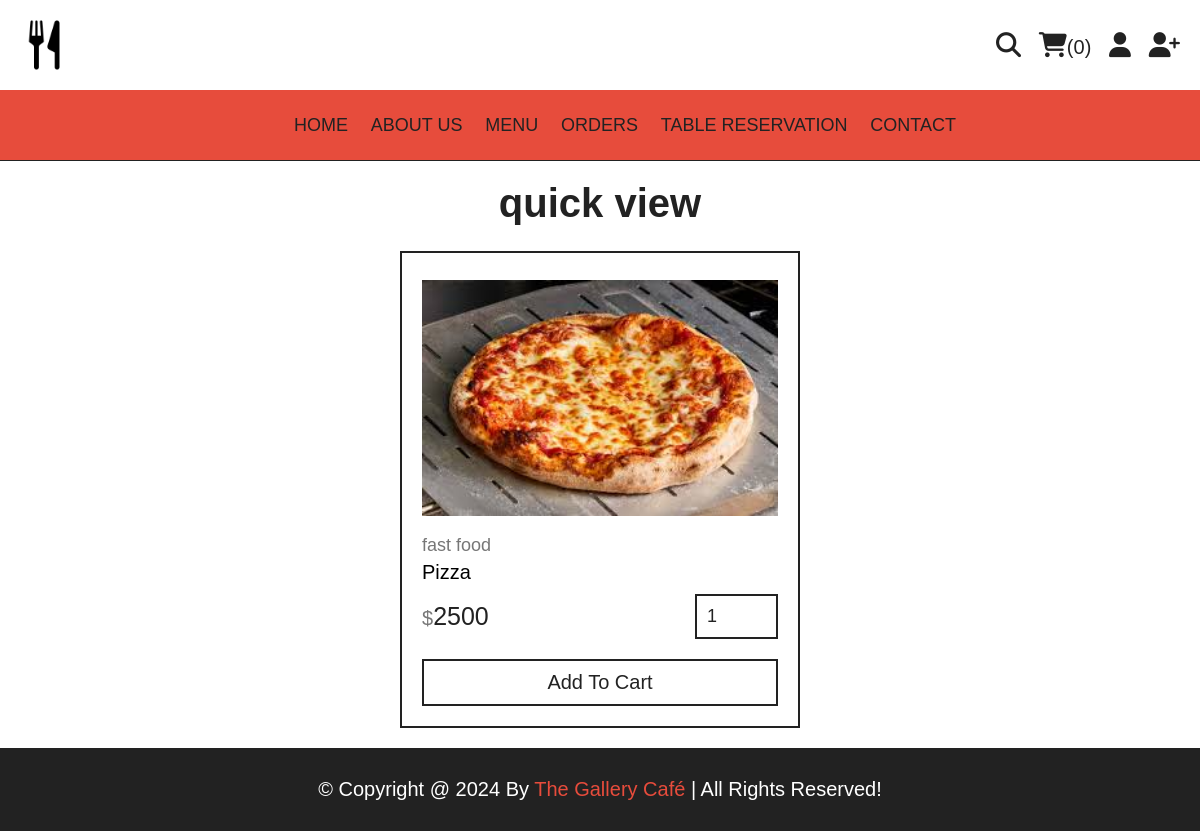
The page /quick_view.php?pid=1 on the database its author committed.
### tables this page shows
CREATE TABLE `products` (
  `id` int(100) NOT NULL,
  `name` varchar(100) NOT NULL,
  `category` varchar(100) NOT NULL,
  `cousin_type` varchar(255) NOT NULL,
  `price` int(10) NOT NULL,
  `image` varchar(100) NOT NULL
);

### quick_view.php (the view, shortened to what this page needs)
<?php
include 'components/connect.php';
?>
<!DOCTYPE html>
<html lang="en">
<head>
   <link rel="stylesheet" href="https://cdnjs.cloudflare.com/ajax/libs/font-awesome/6.1.1/css/all.min.css">
   <link rel="stylesheet" href="css/style.css">
</head>
<body>
<?php include 'components/navbar.php'; ?>
<?php include 'components/navlinks.php'; ?>
<section class="quick-view">
   <h1 class="title">quick view</h1>
   <?php
      $pid = $_GET['pid'];
      $select_products = $conn->prepare("SELECT * FROM `products` WHERE id = ?");
      $select_products->execute([$pid]);
      if($select_products->rowCount() > 0){
         while($fetch_products = $select_products->fetch(PDO::FETCH_ASSOC)){
   ?>
   <form action="" method="post" class="box">
      <img src="uploaded_img/<?= $fetch_products['image']; ?>" alt="">
      <a href="category.php?category=<?= $fetch_products['category']; ?>" class="cat"><?= $fetch_products['category']; ?></a>
      <div class="name"><?= $fetch_products['name']; ?></div>
      <div class="flex">
         <div class="price"><span>$</span><?= $fetch_products['price']; ?></div>
         <input type="number" name="qty" class="qty" min="1" max="99" value="1" maxlength="2">
      </div>
      <button type="submit" name="add_to_cart" class="cart-btn">add to cart</button>
   </form>
   <?php
         }
      }else{
         echo '<p class="empty">no products added yet!</p>';
      }
   ?>
</section>
<?php include 'components/footer.php'; ?>
</body>
</html>

### css/style.css (style rules this page uses)
:root { --yellow:#e74c3c; --red:#e74c3c; --white:#fff; --black:#222; --light-color:#777; --border:.2rem solid var(--black); }
* { font-family: 'Montserrat', sans-serif; margin:0; padding:0; box-sizing: border-box; outline: none; border: none; text-decoration: none; }
html { font-size: 62.5%; overflow-x: hidden; scroll-behavior: smooth; stop-opacity: 7rem; }
section { margin:0 auto; max-width: 1200px; padding:2rem; }
.title { text-align: center; margin-bottom: 2.5rem; font-size: 4rem; color:var(--black); }
.quick-view form { max-width: 40rem; padding:2rem; border:var(--border); position: relative; margin:0 auto; }
.quick-view form img { height: 25rem; width: 100%; object-fit: contain; margin-bottom: 1rem; }
.quick-view form .cat { font-size: 1.8rem; color:var(--light-color); }
.quick-view form .name { font-size: 2rem; margin:.5rem 0; }
.quick-view form .flex { display: flex; justify-content: space-between; align-items: center; gap:1.5rem; margin:1rem 0; }
.quick-view form .flex .price { font-size: 2.5rem; color:var(--black); }
.quick-view form .flex .price span { font-size: 2rem; color:var(--light-color); }
.quick-view form .flex .qty { border:var(--border); padding:1rem; font-size: 1.8rem; color:var(--black); }
.quick-view form .cart-btn { width: 100%; padding:1rem 3rem; text-align: center; border:var(--border); font-size: 2rem; color:var(--black); cursor: pointer; text-transform: capitalize; background: none; margin-top: 1rem; }

### rows shown on the page
products: image (picture), category "fast food", name "Pizza", price "2500"

### other values the page prints
$total_cart_items "0"
